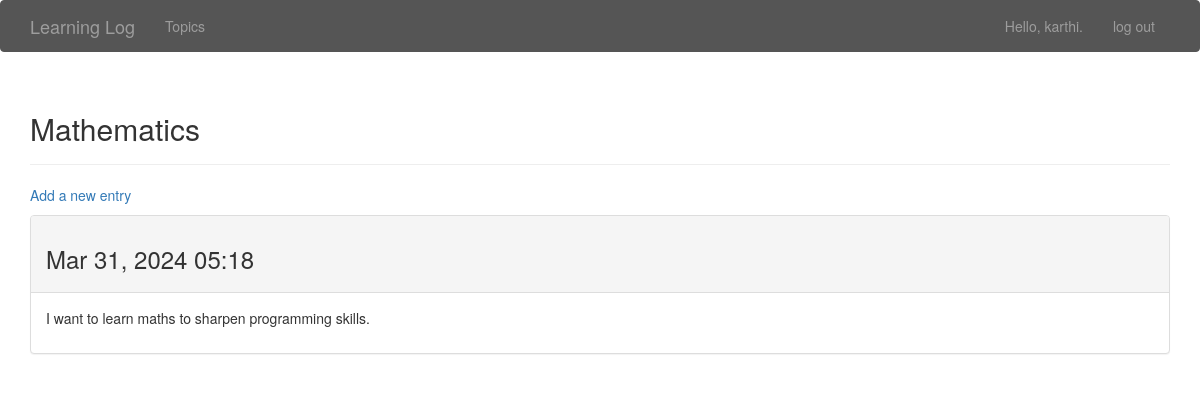
Page /topics/4/ (signed in) on the committed database.
### learning_logs/models.py (models this page shows, shortened)
class Topic(models.Model):
    text = models.CharField(max_length=200)
    date_added = models.DateTimeField(auto_now_add=True)
    owner = models.ForeignKey(User, on_delete=models.CASCADE)
    def __str__(self) -> str:
        return self.text

class Entry(models.Model):
    topic = models.ForeignKey(Topic, on_delete=models.CASCADE)
    text = models.TextField()
    date_added = models.DateTimeField(auto_now_add=True)
    class Meta:
        verbose_name_plural = 'entries'

### learning_logs/views.py (the view)
# urls.py: path('topics/<int:topic_id>/', views.topic, name='topic'),
@login_required
def topic(request, topic_id):
    topic = Topic.objects.get(id=topic_id)
    if topic.owner != request.user:
        raise Http404
    entries = topic.entry_set.order_by('date_added')
    context = {'topic': topic, 'entries': entries}
    return render(request, 'topic.html', context)

### learning_logs/templates/topic.html
{% extends "base.html" %}
{% block header %}
  <h2>{{ topic }}</h2>
{% endblock header %}
{% block content %}
  <p>
    <a href="{% url 'new entry' topic.id %}">Add a new entry</a>
  </p>
  {% for entry in entries %}
    <div class="panel panel-default">
      <div class="panel-heading">
        <h3>{{ entry.date_added|date:'M d, Y h:i'}}</h3>
      </div>
      <div class="panel-body">
        {{ entry.text|linebreaks }}
      </div>
    </div>
  {% empty %}
    There are no entries in this topic.
  {% endfor %}
{% endblock content %}

### learning_logs/templates/base.html (shortened to what this page needs)
{% load bootstrap3 %}
<!DOCTYPE html>
<html lang="en">
  <head>
    {% bootstrap_css %}
  </head>
  <body>
    <nav class="navbar navbar-inverse bg-dark">
      <div class="container">
        <div class="navbar-header">
          <a class="navbar-brand" href="{% url 'home' %}">Learning Log</a>
        </div>
        <div id="navbar" class="navbar-collapse collapse">
          <ul class="nav navbar-nav">
            <li><a href="{% url 'topics' %}">Topics</a></li>
          </ul>
          <ul class="nav navbar-nav navbar-right">
            {% if user.is_authenticated %}
              <li><a>Hello, {{ user.username }}.</a></li>
              <li><a href="{% url 'logout' %}">log out</a></li>
            {% else %}
              <li><a href="{% url 'register' %}">register</a></li>
              <li><a href="{% url 'login' %}">log in</a></li>
            {% endif %}
          </ul>
        </div>
      </div>
    </nav>
    <div class="container">
      <div class="page-header">
        {% block header %}{% endblock header %}
      </div>
      <div>
        {% block content %}{% endblock content %}
      </div>
    </div>
  </body>
</html>

### learning_logs/templates/base.html (style rules this page uses)
.navbar-inverse { background-color: #555555; border-color: #555555; }

### rows in the picture
Topic: text "Mathematics"
Entry: date_added "Mar 31, 2024 05:18", text "I want to learn maths to sharpen programming skills."

### other values in the picture
{{ user.username }} "karthi"
